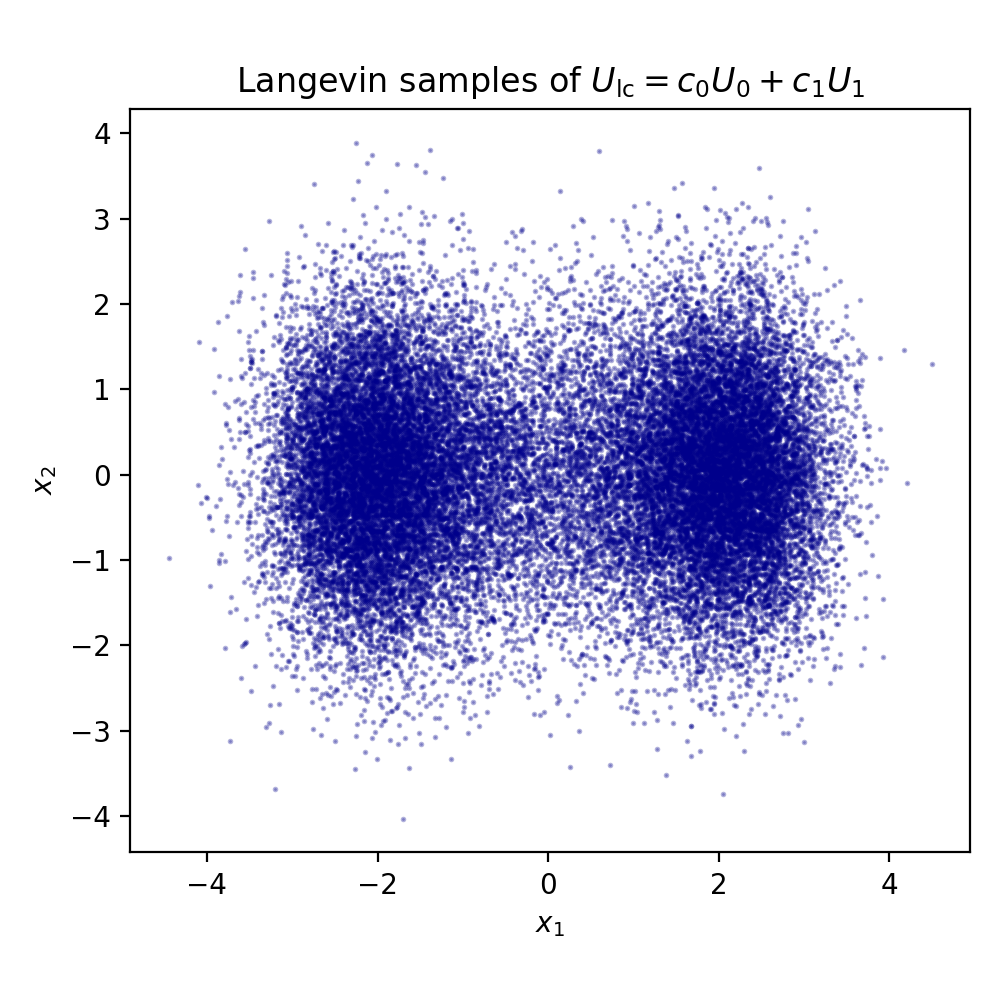

This chart was generated by the following Python code:
# pyright: reportOperatorIssue=false, reportArgumentType=false, reportCallIssue=false, reportAttributeAccessIssue=false

"""Verification script for zflows.potential machinery.

Run from the repo root:  python -m tests._verify_potential

Consolidates _enable_eval and _linear_combination into one banner-separated
harness. Sections:

   A. Potential.enable_eval() opt-in fast path:
        - structural state (_eval_fn populated, idempotent, .eval() switch);
        - .eval(x) gating;
        - langevin(adjust=True) routes through _eval_fn;
        - fallback path with no enable_eval();
        - numerical equivalence (same seed -> same samples).

   B. Linear_Combination potential under Langevin sampling:
        - ulc(x) = c0 * U0(x) + c1 * U1(x)  is integrable, well-formed;
        - samples have sensible moments (per-axis mean / std finite);
        - scatter plot saved to tests/_verify_potential.png for visual
          verification.
"""

import os

os.environ.setdefault("TRITON_PRINT_AUTOTUNING", "0")
os.environ.setdefault("TORCHINDUCTOR_COMPILE_THREADS", "1")

from pathlib import Path

import torch

from zflows.potential import Gaussian, Linear_Combination, Potential
from zflows.utils import langevin


def banner(s: str) -> None:
    print()
    print("═" * 60)
    print(s)
    print("═" * 60)


def section(s: str) -> None:
    print()
    print("─" * 60)
    print(s)
    print("─" * 60)


device = "cuda" if torch.cuda.is_available() else "cpu"
torch.manual_seed(0)
HERE = Path(__file__).resolve().parent


# ══════════════════════════════════════════════════════════════════
# A. Potential.enable_eval()
# ══════════════════════════════════════════════════════════════════
banner("A. Potential.enable_eval()  /  Potential.eval(x)")

ITERS = 5
STEP = 1e-2

# A.1 — structural state
section("A.1  enable_eval populates _eval_fn; eval() preserves nn.Module switch")
u = Gaussian(mean=[0.0, 0.0], variance=[1.0, 1.0]).to(device)
print(f"  before enable_eval: _eval_fn is None = {u._eval_fn is None}")
assert u._eval_fn is None
u.enable_eval()
print(f"  after  enable_eval: _eval_fn is None = {u._eval_fn is None}")
assert u._eval_fn is not None
# idempotent: second call must not rebuild
fn_first = u._eval_fn
u.enable_eval()
print(f"  second enable_eval keeps same closure: {u._eval_fn is fn_first}")
assert u._eval_fn is fn_first
# .eval() with no argument: standard nn.Module switch (returns self, sets training=False)
u.train()
assert u.training is True
ret = u.eval()  # no x -> nn.Module.eval()
print(f"  u.eval() (no x) returns self: {ret is u}")
print(f"  u.eval() (no x) sets training=False: {u.training is False}")
assert ret is u and u.training is False
print("  [OK ] structural state correct")

# A.2 — u.eval(x) gating
section("A.2  u.eval(x) raises a clear RuntimeError without enable_eval()")
u2 = Gaussian(mean=[0.0, 0.0], variance=[1.0, 1.0]).to(device)
x = torch.randn(8, 2, device=device)
try:
    u2.eval(x)
    raised = False
except RuntimeError as e:
    raised = True
    print(f"  raised: {e}")
assert raised, "u.eval(x) must raise without enable_eval()"
print("  [OK ] rejected as expected")

# A.3 — langevin(adjust=True) routes through _eval_fn (counted = 2 * iters)
section("A.3  MALA routes U(x), U(y) through u._eval_fn  (count == 2 * iters)")
u3 = Gaussian(mean=[0.0, 0.0], variance=[1.0, 1.0]).to(device).enable_grad().enable_eval()
# Wrap _eval_fn in a call-counter. We do NOT touch .forward, so the
# compiled .grad path is left intact (otherwise dynamo would see the
# Python-int counter inside the gradient closure and recompile every
# iteration, polluting the test).
class Counter:
    def __init__(self, fn): self.fn, self.n = fn, 0
    def __call__(self, x):
        self.n += 1
        return self.fn(x)
counter = Counter(u3._eval_fn)
u3._eval_fn = counter
x0 = torch.randn(64, 2, device=device)
_ = langevin(x0, potential=u3, step=STEP, iters=ITERS, adjust=True)
print(f"  _eval_fn calls during MALA: {counter.n}  (expected 2 * iters = {2 * ITERS})")
assert counter.n == 2 * ITERS, f"_eval_fn was hit {counter.n} times, expected {2*ITERS}"
print("  [OK ] _eval_fn count matches")

# A.4 — fallback path
section("A.4  MALA falls back to potential(x) when _eval_fn is None")
u4 = Gaussian(mean=[0.0, 0.0], variance=[1.0, 1.0]).to(device).enable_grad()
print(f"  _eval_fn is None: {u4._eval_fn is None}")
assert u4._eval_fn is None
x0 = torch.randn(64, 2, device=device)
y = langevin(x0, potential=u4, step=STEP, iters=ITERS, adjust=True)
print(f"  langevin output shape: {tuple(y.shape)}")
assert y.shape == (64, 2)
print("  [OK ] fallback path runs without error")

# A.5 — numerical equivalence (fast path == fallback under same seed)
section("A.5  same seed -> identical output with vs. without enable_eval")
torch.manual_seed(42)
u_a = Gaussian(mean=[0.0, 0.0], variance=[1.0, 1.0]).to(device).enable_grad().enable_eval()
torch.manual_seed(42)
u_b = Gaussian(mean=[0.0, 0.0], variance=[1.0, 1.0]).to(device).enable_grad()
torch.manual_seed(7)
x0 = torch.randn(64, 2, device=device)
torch.manual_seed(123)
y_a = langevin(x0, potential=u_a, step=STEP, iters=ITERS, adjust=True)
torch.manual_seed(123)
y_b = langevin(x0, potential=u_b, step=STEP, iters=ITERS, adjust=True)
err = (y_a - y_b).abs().max().item()
print(f"  max |y_with_eval - y_without_eval| = {err:.3e}")
assert err < 1e-4, f"fast path disagrees with fallback: {err}"
print("  [OK ] fast path is a pure speed optimization")


# ══════════════════════════════════════════════════════════════════
# B. Linear_Combination potential
# ══════════════════════════════════════════════════════════════════
banner("B. Linear_Combination potential under Langevin sampling")

# U0(x) = (x1^2 + x2^2) / 2 — isotropic harmonic
class U0(Potential):
    def forward(self, x: torch.Tensor) -> torch.Tensor:
        return 0.5 * (x[:, 0] ** 2 + x[:, 1] ** 2)

# U1(x) = 2 * cos(x1) — cosine modulation on x1 only
class U1(Potential):
    def forward(self, x: torch.Tensor) -> torch.Tensor:
        return 2 * torch.cos(x[:, 0])

u0 = U0().to(device)
u1 = U1().to(device)

# ulc(x) = 1.0 * U0(x) + 1.2 * U1(x)
# = 0.5 * (x1^2 + x2^2) + 2.4 * cos(x1)
# x2 ~ standard normal; x1 modulated by cosine (still even, mean ≈ 0).
ulc = Linear_Combination(u0, u1, 1.0, 1.2)
ulc.enable_grad()

# Langevin chain
section("B.1  Run Langevin on ulc, collect snapshots, check moments")
N = 32                # independent trajectories
ITERS_LC = 100000     # total Langevin iterations
RECORD_EVERY = 100    # snapshot stride
STEP_LC = 1e-2

torch.manual_seed(0)
x = torch.randn(N, 2).to(device)

n_chunks = ITERS_LC // RECORD_EVERY
snapshots = []
for _ in range(n_chunks):
    x = langevin(x, potential=ulc, step=STEP_LC, iters=RECORD_EVERY)
    snapshots.append(x.detach())
samples = torch.cat(snapshots, dim=0)  # [n_chunks * N, 2]
print(f"  collected samples shape: {tuple(samples.shape)}")

# Sanity asserts: every sample finite; symmetry-preserving moments are
# small (both axes have an even potential so the means should be ≈ 0).
assert torch.isfinite(samples).all(), "Langevin on ulc produced NaN/Inf"
mean_x = samples.mean(0).tolist()
std_x  = samples.std(0).tolist()
print(f"  per-axis mean = {[f'{v:+.3f}' for v in mean_x]}   (target ~[0, 0])")
print(f"  per-axis std  = {[f'{v:.3f}' for v in std_x]}    (target ~[*,  1])")
assert abs(mean_x[0]) < 0.1, f"x1 mean off (even potential => ~0): {mean_x[0]}"
assert abs(mean_x[1]) < 0.1, f"x2 mean off: {mean_x[1]}"
assert abs(std_x[1] - 1.0) < 0.05, f"x2 std off (expect ~1): {std_x[1]}"

# Visual sanity: scatter plot
section("B.2  Save scatter plot for visual sanity")
import matplotlib.pyplot as plt
samples_np = samples.cpu().numpy()
fig, ax = plt.subplots(figsize=(5, 5))
ax.scatter(samples_np[:, 0], samples_np[:, 1], s=1, alpha=0.3, color="darkblue")
ax.set_xlabel(r"$x_1$")
ax.set_ylabel(r"$x_2$")
ax.set_aspect("equal")
ax.set_title(r"Langevin samples of $U_{\mathrm{lc}} = c_0 U_0 + c_1 U_1$")
plt.tight_layout()
png = HERE / "_verify_potential.png"
plt.savefig(png, dpi=200)
plt.close(fig)
print(f"  scatter saved → {png}")

ulc.release()
u0.release()
u1.release()

# ─────────────────────────────────────────────────────────────────
print()
print("All potential verification checks passed.")
